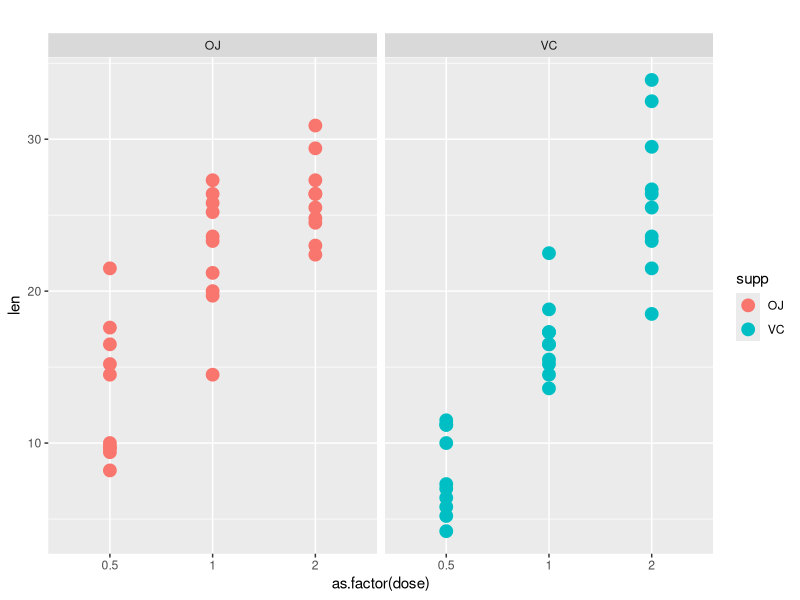
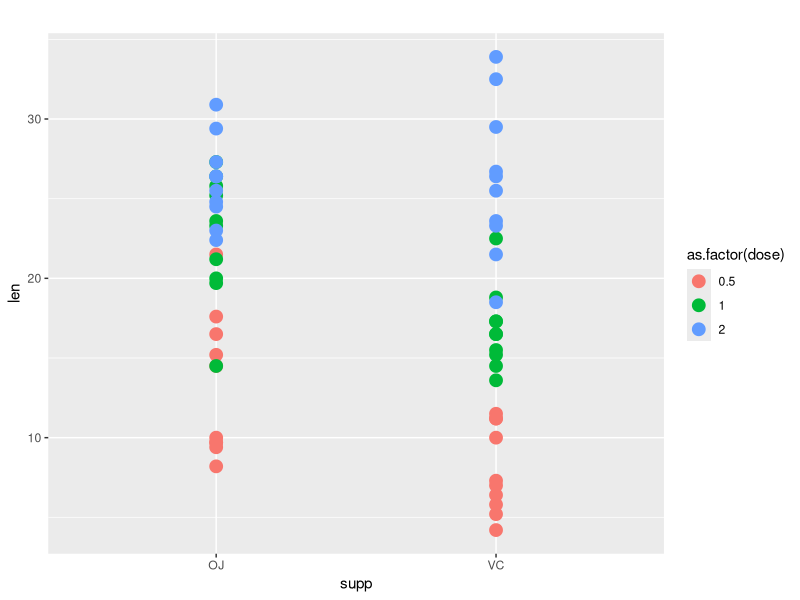

The R source for these figures, in order:
# 1. Load the ToothGrowth data and perform some basic exploratory data analyses 
# 2. Provide a basic summary of the data.
# 3. Use confidence intervals and/or hypothesis tests to compare tooth growth by supp and dose. (Only use the techniques from class, even if there's other approaches worth considering)
# 4. State your conclusions and the assumptions needed for your conclusions. 

library(ggplot2)

library(datasets)
tg <- ToothGrowth
str(tg)


ggplot(data = tg, aes(as.factor(dose), len)) + geom_point(aes(colour=supp), size=4) + ggtitle("") + facet_grid(. ~ supp) 
ggplot(data = tg, aes(supp, len)) + geom_point(aes(colour=as.factor(dose)), size=4) + ggtitle("")

